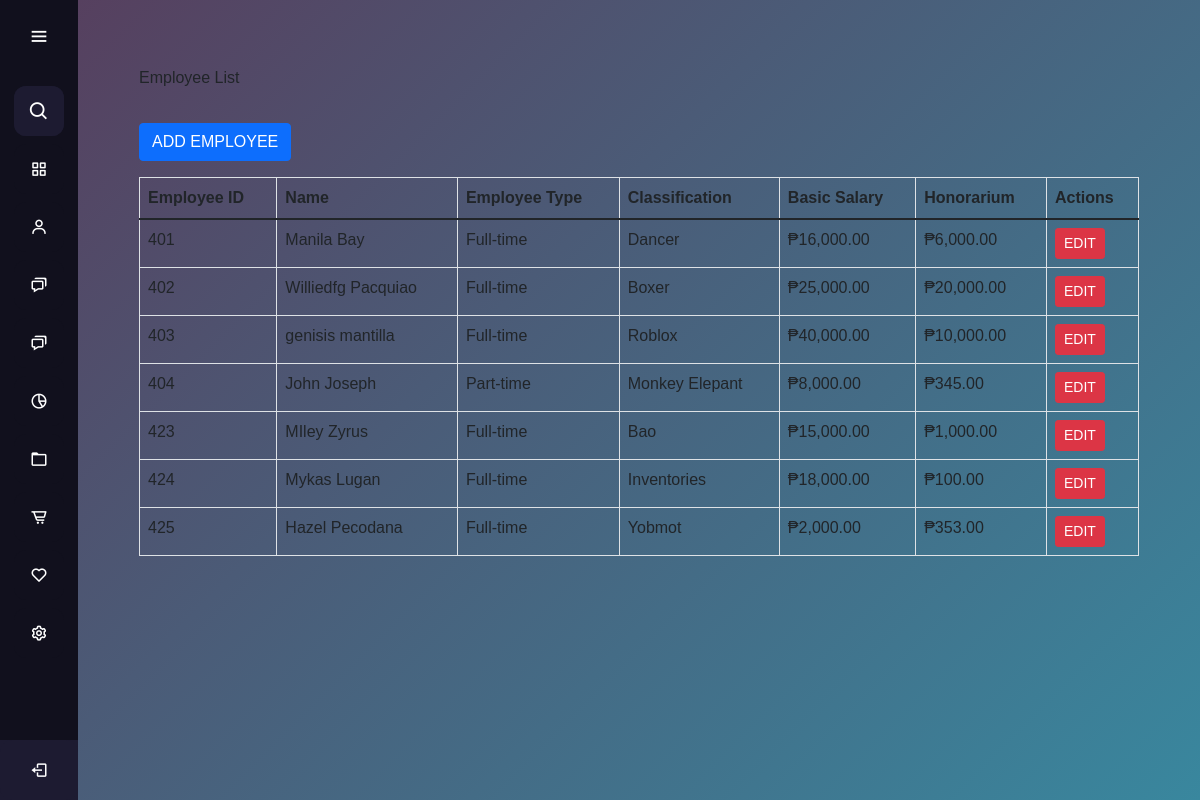
/frontUP/sidebarManageemployee.php, run on the app's committed database.
### tables this page shows
CREATE TABLE `employees` (
  `employee_id` int(11) NOT NULL,
  `first_name` varchar(255) NOT NULL,
  `last_name` varchar(255) NOT NULL,
  `employee_type` enum('full-time','part-time') NOT NULL,
  `classification` varchar(255) NOT NULL,
  `basic_salary` decimal(10,2) NOT NULL,
  `honorarium` decimal(10,2) DEFAULT 0.00,
  `overload_rate` decimal(10,0) NOT NULL,
  `watch_reward` decimal(10,0) NOT NULL,
  `absent_lateRate` decimal(10,0) NOT NULL,
  `created_at` timestamp NOT NULL DEFAULT current_timestamp()
);

### frontUP/sidebarManageemployee.php (the view, shortened to what this page needs)
<?php
$conn = new mysqli('localhost', 'root', '', 'gfi_exel');
$sql_fetch = "SELECT * FROM employees";
$result = $conn->query($sql_fetch);
?>
<!DOCTYPE html>
<html lang="en">
<head>
    <script src="https://cdn.tailwindcss.com"></script>
</head>
<link rel="stylesheet" href="css/bootstrap.min.css">
<body>
    <?php include 'aside.php'; ?>
    <main>
    <div class="container mt-5">
        <div id="employeeList">
            <h2 class="mb-9">Employee List</h2>
            <button class="btn btn-primary mb-3" onclick="toggleView('addEmployee')">ADD EMPLOYEE</button>
            <table class="table table-bordered">
                <thead>
                    <tr>
                        <th>Employee ID</th>
                        <th>Name</th>
                        <th>Employee Type</th>
                        <th>Classification</th>
                        <th>Basic Salary</th>
                        <th>Honorarium</th>
                        <th>Actions</th>
                    </tr>
                </thead>
                <tbody>
                    <?php
                    if ($result->num_rows > 0) {
                        while ($row = $result->fetch_assoc()) {
                            echo "<tr>
                                    <td>" . $row['employee_id'] . "</td>
                                    <td>" . $row['first_name'] . " " . $row['last_name'] . "</td>
                                    <td>" . ucfirst($row['employee_type']) . "</td>
                                    <td>" . $row['classification'] . "</td>
                                    <td>₱" . number_format($row['basic_salary'], 2) . "</td>
                                    <td>₱" . number_format($row['honorarium'], 2) . "</td>
                                    <td>
                                        <button class='btn btn-danger btn-sm' onclick='toggleEditForm(" . $row['employee_id'] . ")'>EDIT</button>
                                    </td>
                                  </tr>";
                        }
                    } else {
                        echo "<tr><td colspan='7'>No employees found.</td></tr>";
                    }
                    ?>
                </tbody>
            </table>
        </div>
    </div>
    </main>
</body>
</html>

### frontUP/styles.css (style rules this page uses)
* { margin: 0; padding: 0; box-sizing: border-box; font-family: "Poppins", sans-serif; }
main { margin-left: 78px; padding: 20px; transition: margin-left 0.5s ease; min-height: 100vh; background: linear-gradient( 135deg, #56405f, #39879e ); }

### data on the page
employees: employee_id "401", first_name "Manila", last_name "Bay", employee_type "Full-time", classification "Dancer", basic_salary "16,000.00", honorarium "6,000.00"
employees: employee_id "402", first_name "Williedfg", last_name "Pacquiao", employee_type "Full-time", classification "Boxer", basic_salary "25,000.00", honorarium "20,000.00"
employees: employee_id "403", first_name "genisis", last_name "mantilla", employee_type "Full-time", classification "Roblox", basic_salary "40,000.00", honorarium "10,000.00"
employees: employee_id "404", first_name "John", last_name "Joseph", employee_type "Part-time", classification "Monkey Elepant", basic_salary "8,000.00", honorarium "345.00"
employees: employee_id "423", first_name "MIley", last_name "Zyrus", employee_type "Full-time", classification "Bao", basic_salary "15,000.00", honorarium "1,000.00"
employees: employee_id "424", first_name "Mykas", last_name "Lugan", employee_type "Full-time", classification "Inventories", basic_salary "18,000.00", honorarium "100.00"
employees: employee_id "425", first_name "Hazel", last_name "Pecodana", employee_type "Full-time", classification "Yobmot", basic_salary "2,000.00", honorarium "353.00"
